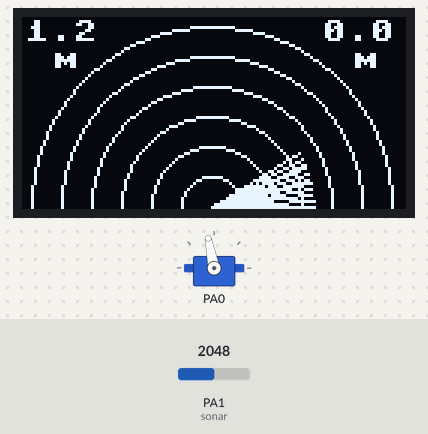
Simulated run of this program. Board: pyboard running MicroPython. Parts: 128×64 one-colour display, servo. The test bench sets the inputs (shaded band); at power-on: PA1 (sonar) = 2048 (analog values on the 0–4095 scale). Library files of the repository ran but are not shown: SSD1309.py; what the program prints to the serial console is not drawn.

Above: at 1.2 s.
1.3 s: PA1 (sonar) set to 2866
At 1.52 s:
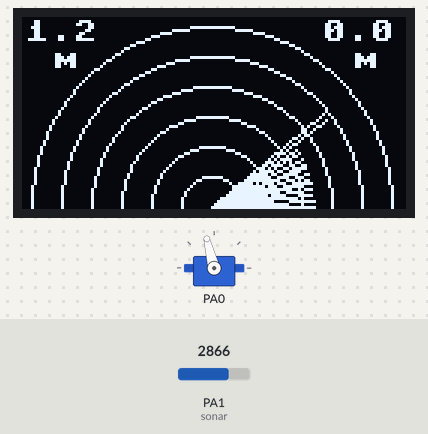
3.0 s: PA1 (sonar) set to 3603
At 3.17 s:
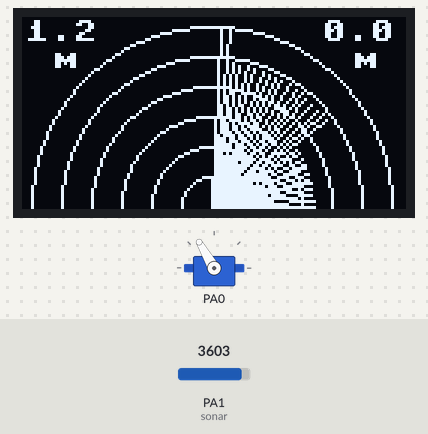
4.9 s: PA1 (sonar) set to 2047
At 5.24 s:
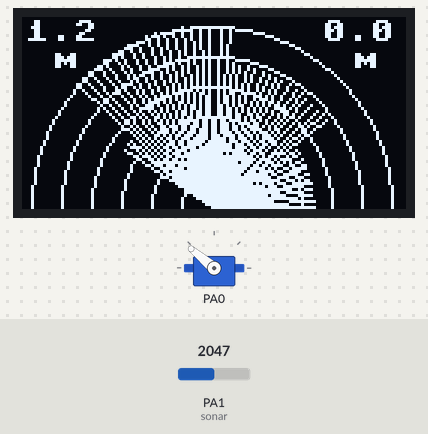
Timing chart, 0 to 12.9 s (numbered marks = the images above; inputs shaded):
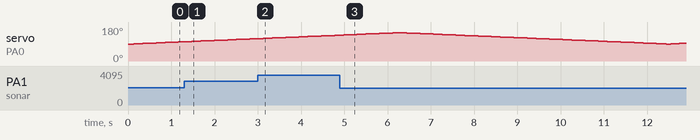

The program:

main.py
```python
from pyb import Pin, SPI, Servo, ADC
from SSD1309 import OLED1309
from utime import sleep_ms, sleep_us
from micropython import const
from math import cos, sin


step_size = const(1)
min_angle = const(0)
max_angle = const(60)
min_range = const(0)
max_range = const(1200)


i = min_angle
j = step_size
l = 0
r = 0
r_min = max_range
r_max = min_range
x_pos = 0
y_pos = 0
deg_to_rad = 0.017456
direction_change = True


cs_pin = Pin('PB7', Pin.OUT_PP)
dc_pin = Pin('PB8', Pin.OUT_PP)
rst_pin = Pin('PB9', Pin.OUT_PP)

sonar = ADC(Pin("PA1"))

spi = SPI(2, mode = SPI.MASTER, baudrate = 4000000, polarity = 0, phase = 0, bits = 8, firstbit = SPI.MSB)

oled = OLED1309(spi, dc_pin, rst_pin, cs_pin)

servo = Servo(1)


def map_value(value, x_min, x_max, y_min, y_max):
    return (y_min + (((y_max - y_min) / (x_max - x_min)) * (value - x_min)))


def constrain(value, min_value, max_value):
    if(value > max_value):
        return max_value

    elif(value < min_value):
        return min_value

    else:
        return value


def circle(xc, yc, r, c):
   a = 0
   b = r
   p = (1 - b)

   while(a <= b):
       oled.pixel((xc + a), (yc + b), c)
       oled.pixel((xc + b), (yc + a), c)
       oled.pixel((xc - a), (yc + b), c)
       oled.pixel((xc - b), (yc + a), c)
       oled.pixel((xc + b), (yc - a), c)
       oled.pixel((xc + a), (yc - b), c)
       oled.pixel((xc - a), (yc - b), c)
       oled.pixel((xc - b), (yc - a), c)

       if(p < 0):
           p += (3 + (2 * a))
           a += 1

       else:
           p += (5 + (2 * (a  - b)))
           a += 1
           b -= 1


oled.fill(oled.BLACK)
oled.show()


while(True):
    if(direction_change):
        oled.fill(oled.BLACK)

        for k in range (0, 7):
            circle(63, 63, (10 * k), oled.WHITE)

        r_min /= 1000.0
        r_max /= 1000.0

        oled.text(str("%1.1f" %r_min), 1, 1, oled.WHITE)
        oled.text(str("%1.1f" %r_max), 100, 1, oled.WHITE)

        oled.text("m", 10, 10, oled.WHITE)
        oled.text("m", 110, 10, oled.WHITE)


        r_min = max_range
        r_max = min_range
        direction_change = False

    servo.angle(i)
    sleep_ms(100)

    r = (sonar.read() / 3)
    r = constrain(r, min_range, max_range)

    if(r < r_min):
        r_min = r

    if(r > r_max):
        r_max = r

    l = map_value(r, min_range, max_range, 0, 60)

    x_pos = int(63 + (l * (cos(deg_to_rad * (i * 3)))))
    y_pos = int(63 - (l * (sin(deg_to_rad * (i * 3)))))

    oled.line(63, 63, x_pos, y_pos, oled.WHITE)

    print("Angle: " + str("%02u" %i) + "   Range/mm: " + str("%03.1f" %r))

    i += j

    if(i == max_angle):
        j = -(step_size)
        direction_change = True

    if(i == min_angle):
        j = step_size
        direction_change = True

    oled.show()
        
```
